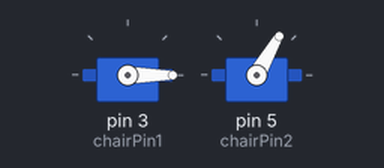
Bench run of a sketch on a simulated Arduino Uno, built with avr-gcc and run on an emulated ATmega328P. On the bench: 2 × servo.

Above: at 0.05 s.
Timing chart, 0 to 4.6 s (numbered marks = the images above):
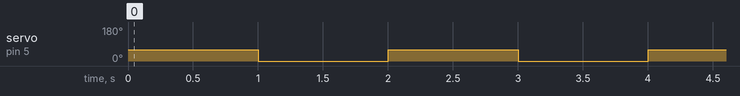

Measured:
- by itself, servo on pin 5 (chairPin2): alternates 60° for 1.0 s and 0° for 1.0 s

The sketch:

servoDemo.ino
```cpp
/*
 Controlling a servo position using a potentiometer (variable resistor)
 by Michal Rinott <http://people.interaction-ivrea.it/m.rinott>

 modified on 8 Nov 2013
 by Scott Fitzgerald
 http://www.arduino.cc/en/Tutorial/Knob
*/

#include <Servo.h>
#define chairPin1 3
#define chairPin2 5
Servo myservo1;
Servo myservo2;

int potpin = 0;  // analog pin used to connect the potentiometer
int val;    // variable to read the value from the analog pin

void setup() {
  myservo1.attach(chairPin1);
  myservo2.attach(chairPin2);
  myservo1.write(0);
  myservo2.write(0);
}

void loop() {
//  myservo1.write(0);
  myservo2.write(60);
  delay(1000);
//  myservo1.write(120);
  myservo2.write(0);
  delay(1000);
}
```
